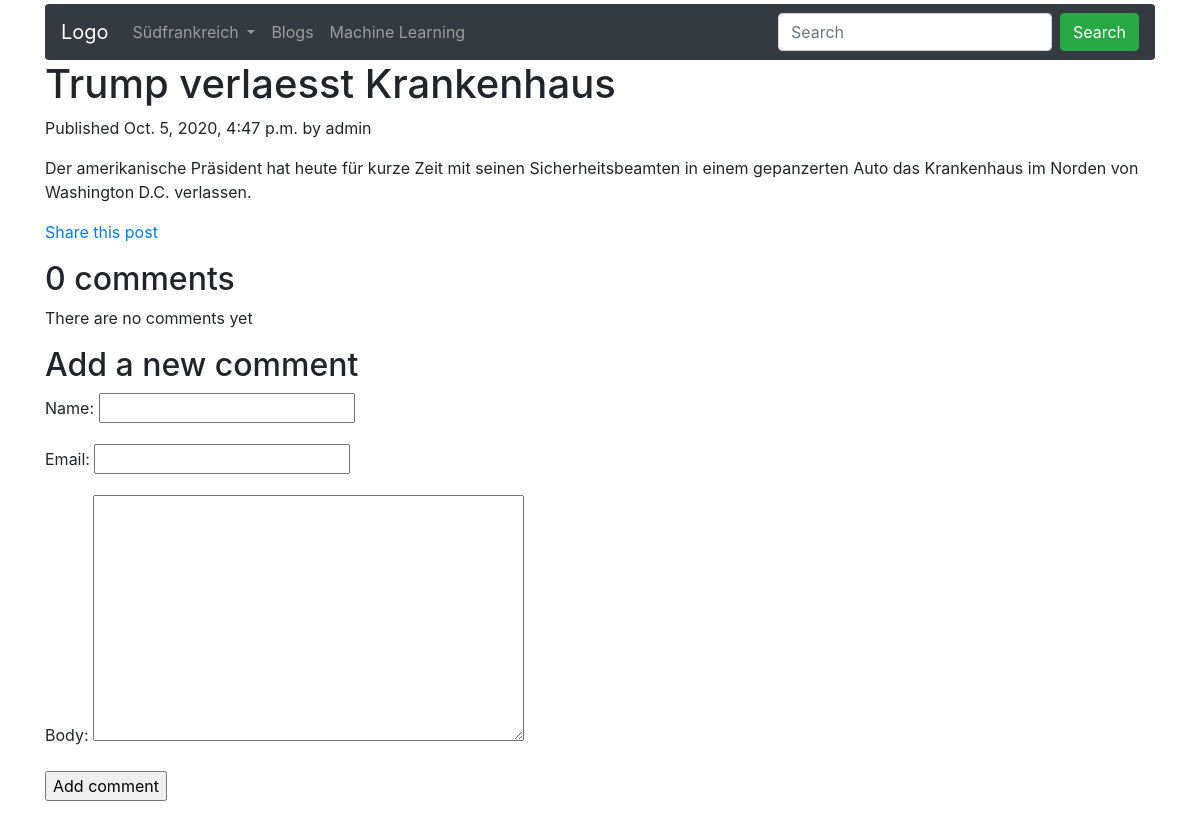
The app's page /blog/2020/10/5/trump-verlaesst-krankenhaus/, older data.
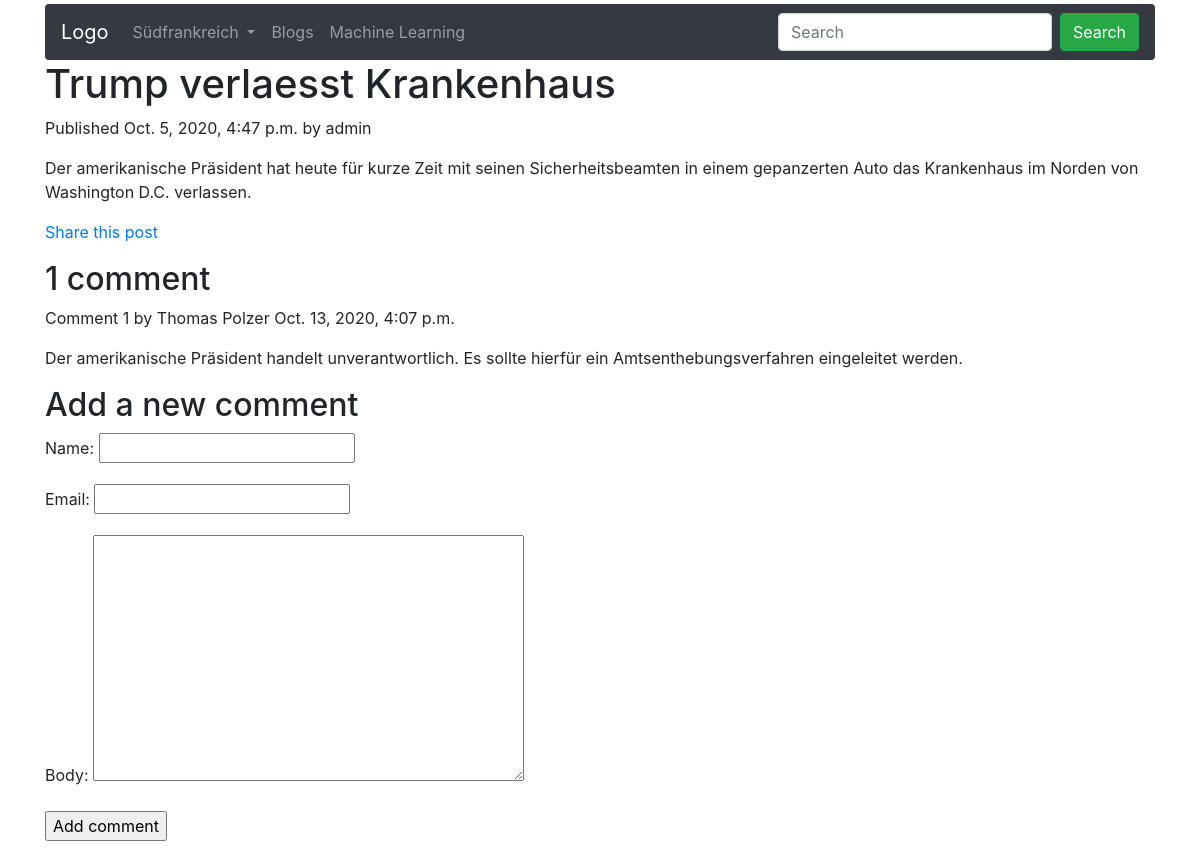
The same page, newer data.
### blog/models.py (models this page shows, shortened)
class Kommentar (models.Model):
    post = models.ForeignKey(Post, on_delete=models.CASCADE, related_name='comments')
    name = models.CharField(max_length=80)
    email = models.EmailField()
    body = models.TextField()
    created = models.DateTimeField(auto_now_add=True)
    updated = models.DateTimeField(auto_now_add=True)
    active = models.BooleanField(default=True)
    class Meta:
        ordering = ('created',)

### blog/views.py (the view)
# urls.py: path('<int:year>/<int:month>/<int:day>/<slug:post>/',views.post_detail,name='post_detail'),
def post_detail(request,year,month,day,post):
    post = get_object_or_404(Post,slug=post,status='published',publish__year=year,publish__month=month,publish__day=day)
    comments = post.comments.filter(active=True)
    new_comment = None
    if request.method == 'POST':
        comment_form = CommentForm(data=request.POST)
        if comment_form.is_valid():
            new_comment = comment_form.save(commit=False)
            new_comment.post = post
            new_comment.save()
    else:
        comment_form = CommentForm()
    return render (request,'blog/post/detail.html',{'post':post,
                                                    'comments':comments,
                                                    'new_comment': new_comment,
                                                    'comment_form': comment_form})

### blog/forms.py
class CommentForm(forms.ModelForm):
    class Meta:
        model = Kommentar
        fields = ('name','email','body')

### blog/templates/blog/post/detail.html (shortened to what this page needs)
{% extends "basis.html" %}
{% block content %}
  <h1>{{ post.title }}</h1>
  <p class="date">
    Published {{ post.publish }} by {{ post.author }}
  </p>
  {{ post.body|linebreaks }}
  <p>
    <a href="{% url "blog:post_share" post.id %}">Share this post</a>
  </p>
  {% with comments.count as total_comments %}
  <h2>
    {{ total_comments }} comment{{ total_comments | pluralize }}
  </h2>
  {% endwith %}
{% for comment in comments %}
  <div class="comment">
    <p class="info">
      Comment {{ forloop.counter }} by {{ comment.name }}
      {{ comment.created }}
    </p>
    {{ comment.body|linebreaks }}
  </div>
{% empty %}
 <p>There are no comments yet</p>
{% endfor %}
{% if new_comment %}
<h2 class="bg-success text-white">Your comment has been added</h2>
{% else %}
<h2>Add a new comment</h2>
<form method="post">
    {{ comment_form.as_p }}
    <p><input type="submit" value="Add comment"></p>
</form>
{% endif %}
{% endblock %}

Row changes from the older to the newer data that the page shows:
added Kommentar: name "Thomas Polzer", created "Oct. 13, 2020, 4:07 p.m.", body "Der amerikanische Präsident handelt unverantwortlich. Es sollte hierfür ein Amtsenthebungsverfahren eingeleitet werden."
Text that changed along with them:
{{ total_comments }}: "0" → "1"
{{ total_comments | pluralize }}: "s" → (not shown)
text no longer shown: "There are no comments yet"
